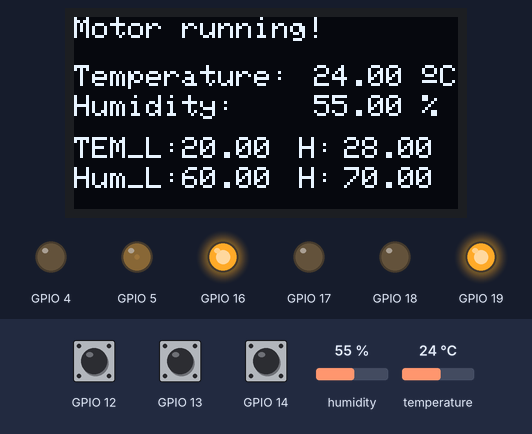
Simulated run of this program. Board: ESP32. Shown: 128×64 one-colour display, output pins drawn as LEDs (lit = HIGH). The inputs (shaded band) are chosen by the test bench; at power-on: humidity 55 %, temperature 24 °C, GPIO 12 HIGH, GPIO 13 HIGH, GPIO 14 HIGH. What the program prints to the serial monitor is not drawn.

Above: at 1.2 s.
1.3 s: humidity set to 58 %
4.2 s: humidity set to 61 %
At 5.3 s:
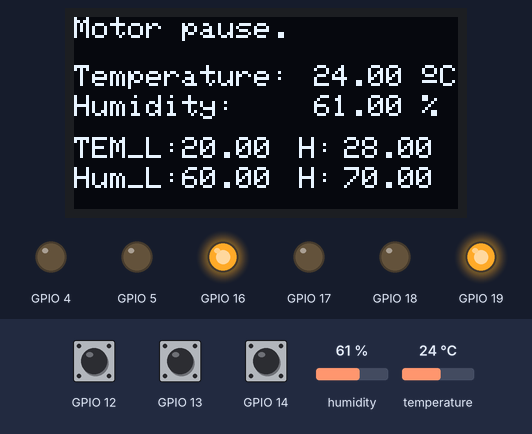
7.1 s: temperature set to 21 °C
At 9.3 s:
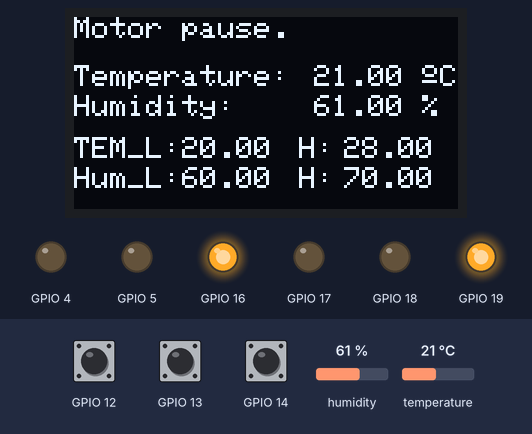
10.1 s: temperature set to 18 °C
At 11.9 s:
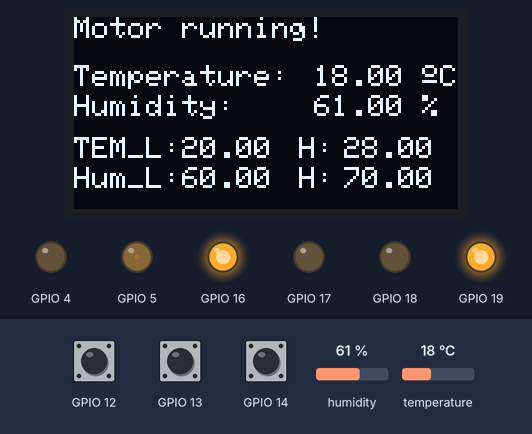
13.0 s: GPIO 12 pulled LOW for 2.5 s
17.0 s: GPIO 13 pulled LOW for 2.5 s
At 18.0 s:
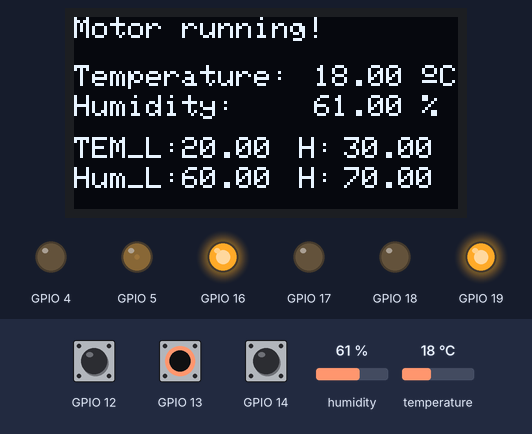
Timing chart, 0 to 20.0 s (numbered marks = the images above; inputs shaded):
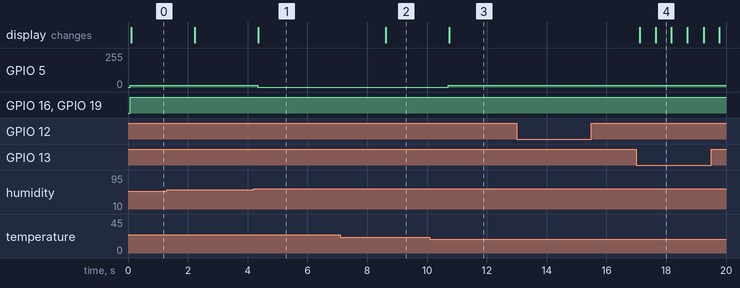

Measured:
- the behaviour switches between 59 and 60 % on humidity (found by bisection; images 0 and 1)
- the behaviour switches between 20 and 19 °C on temperature (found by bisection; images 2 and 3)
- after the input at 4.2 s, GPIO 5: 12/255 → 0/255 after 0.13 s; the display: changes after 0.16 s (image 1)
- after the input at 7.1 s, the display: changes after 1.5 s (image 2)
- after the input at 10.1 s, GPIO 5: 0/255 → 12/255 after 0.61 s; the display: changes after 0.64 s (image 3)
- after the input at 13.0 s, every drawn part: stays the same
- after the input at 17.0 s, the display: first changes after 0.12 s (image 4 shows a later state)
- what the display in image 4 shows lasts 0.6 s, from 17.6 s to 18.2 s

The program:

main.cpp
```cpp
#include <Wire.h>
#include "DHT.h"
#include <Adafruit_GFX.h>
#include <Adafruit_SSD1306.h>
#include "Motor.h"

Adafruit_SSD1306 display = Adafruit_SSD1306(128, 64, &Wire, -1);//实例化OLED
//OLED: SCL -- D22, SDA -- D21
#define DHTTYPE DHT11 // DHT 11
uint8_t DHTPin = 23;
DHT dht(DHTPin, DHTTYPE);

float Temperature;
float Humidity;
float Set_TempL = 20, Set_TempH = 28;
float Set_HumL = 60, Set_HumH = 70;
uint8_t mode;//选择模式
uint8_t button = 0;
uint8_t key = 0;

#define K1_MODE 1
#define K2_UP 2
#define K3_DOWN 3


void Pin_Mode()//按键触发
{
    key = K1_MODE;
    Serial.printf("Pin_Mode Event.\r\n");
}
void Pin_Up()//按键触发
{
    key = K2_UP;
    Serial.printf("Pin_Up Event.\r\n");
}
void Pin_Down()//按键触发
{
    key = K3_DOWN;
    Serial.printf("Pin_Down Event.\r\n");
}
void Display()
{
    //串口发送数据
    Serial.print(F("Humidity: "));
    Serial.print(Humidity);
    Serial.print(F("%  Temperature: "));
    Serial.print(Temperature);
    Serial.print(F(" C \n\r"));

    //display temperature
    display.setTextSize(1);
    display.setCursor(0,16);
    display.print("Temperature: ");
    display.setTextSize(1);
    display.setCursor(80,16);
    display.print(Temperature);
    display.print(" ");
    display.setTextSize(1);
    display.cp437(true);
    display.write(167);//显示符号
    display.setTextSize(1);
    display.print("C");

    // display humidity
    display.setTextSize(1);
    display.setCursor(0, 26);
    display.print("Humidity: ");
    display.setTextSize(1);
    display.setCursor(80, 26);
    display.print(Humidity);
    display.print(" %");

    //display temp setting
    display.setTextSize(1);
    display.setCursor(0, 40);
    display.print("TEM_L: ");
    display.setTextSize(1);
    display.setCursor(75, 40);
    display.print("H: ");
    display.setTextSize(1);
    display.setCursor(36,40);
    display.print(Set_TempL);
    display.setTextSize(1);
    display.setCursor(90,40);
    display.print(Set_TempH);

    //display hum setting
    display.setTextSize(1);
    display.setCursor(0, 50);
    display.print("Hum_L: ");
    display.setTextSize(1);
    display.setCursor(75, 50);
    display.print("H: ");
    display.setTextSize(1);
    display.setCursor(36,50);
    display.print(Set_HumL);
    display.setTextSize(1);
    display.setCursor(90,50);
    display.print(Set_HumH);

    display.display();

}

void setup() {

    Serial.begin(115200);

    Motor_Init();

    pinMode(DHTPin, INPUT);//定义DHT11输入
    dht.begin();

    display.begin(SSD1306_SWITCHCAPVCC, 0x3C);  // initialize with the I2C addr 0x3C (for the 128x64)
    display.clearDisplay();
    display.display();
    display.setTextSize(1.75);
    display.setTextColor(SSD1306_WHITE);
    // init done

    pinMode(12, INPUT_PULLUP);
    pinMode(13, INPUT_PULLUP);
    pinMode(14, INPUT_PULLUP);
    attachInterrupt(digitalPinToInterrupt(12), Pin_Mode, FALLING);
    attachInterrupt(digitalPinToInterrupt(13), Pin_Up, FALLING);
    attachInterrupt(digitalPinToInterrupt(14), Pin_Down, FALLING);
    //利用中断触发按键

}
void loop() {

    Humidity = dht.readHumidity();//取值
    Temperature = dht.readTemperature();

    // Check if any reads failed and exit early (to try again).
    if (isnan(Humidity) || isnan(Temperature)) {
    Serial.println(F("Failed to read from DHT sensor!"));
    return;
    }

    if (Humidity > Set_HumH || Humidity < Set_HumL || Temperature > Set_TempH || Temperature < Set_TempL){//控制电机运转
        Motor_Control(50, 0);//通过调节占空比调整风扇速度，目前是灯亮度
        Serial.print("Motor running!\n");

        display.clearDisplay();
        display.setTextSize(1);
        display.setCursor(0,0);
        display.print("Motor running!");
    }
    else{
        Motor_Control(0, 0);
        Serial.print("Motor pause.\n");

        display.clearDisplay();
        display.setTextSize(1);
        display.setCursor(0,0);
        display.print("Motor pause.");
    }
    Serial.print(mode);


    if (key == K1_MODE){
        mode ++;
        if (mode > 4){
            mode = 0;
        }
        key = 0;
    }
	if(mode==1)	 //温度上限设置
	{
		switch(key)
		{
			case K2_UP: 	   //加
						Set_TempH++;
						if(Set_TempH>=80)Set_TempH=80;
						break;
			case K3_DOWN: 	 //减
						Set_TempH--;
						if(Set_TempH<=0)Set_TempH=0;
						break;
		}

	}

	else if(mode==2)  //温度下限设置
	{
		switch(key)
		{
			case K2_UP: 	   //加
						Set_TempL++;
						if(Set_TempL>=80)Set_TempL=80;
						break;
			case K3_DOWN: 	 //减
						Set_TempL--;
						if(Set_TempL<=0)Set_TempL=0;
						break;
		}

    }
	if(mode==3)	 //湿度上限设置
	{
		switch(key)
		{
			case K2_UP: 	   //加
						Set_HumH++;
						if(Set_HumH>=80)Set_HumH=80;
						break;
			case K3_DOWN: 	 //减
						Set_HumH--;
						if(Set_HumH<=0)Set_HumH=0;
						break;
		}

	}

	else if(mode==4)  //湿度下限设置
	{
		switch(key)
		{
			case K2_UP: 	   //加
						Set_HumL++;
						if(Set_HumL>=80)Set_HumL=80;
						break;
			case K3_DOWN: 	 //减
						Set_HumL--;
						if(Set_HumL<=0)Set_HumL=0;
						break;
		}

    }

    Display();
    delay(500);

}
```
